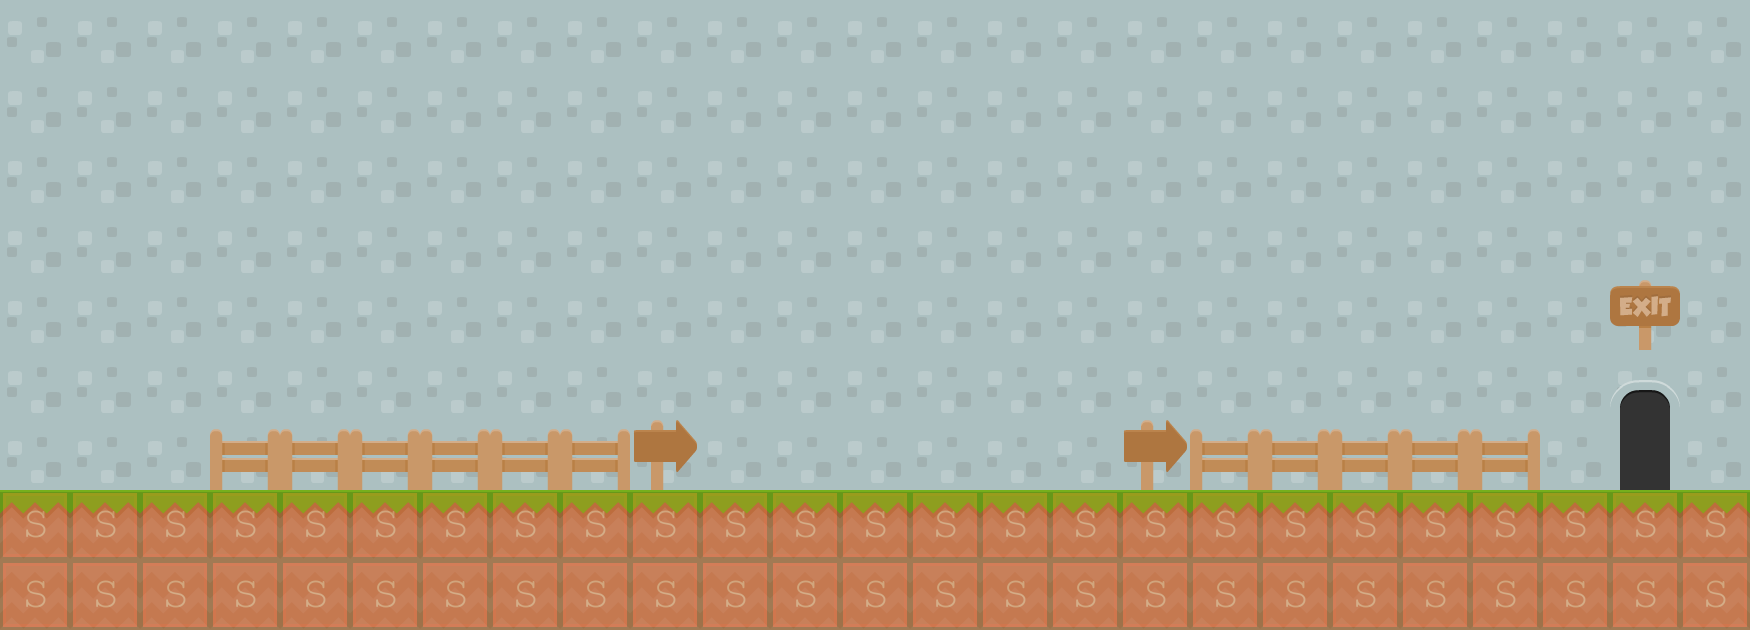

Below is a game level as drawn by its tile map, then a one-line description and the .tmx that defines it (tile-layer data replaced by summaries):
An orthogonal 25x9 tile map with 70x70 px tiles, 5 tile layers (background3, background2, background1, collision, ...), 2 tilesets and 3 objects (2x BadGuy, levelTrigger).

<map version="1.0" orientation="orthogonal" renderorder="right-down" width="25" height="9" tilewidth="70" tileheight="70" backgroundcolor="#0db7d1">
 <tileset firstgid="1" name="background-tiles" tilewidth="70" tileheight="70">
  <image source="../img/background-tiles.png" width="910" height="910" />
 </tileset>
 <tileset firstgid="170" name="meta-tiles" tilewidth="70" tileheight="70">
  <image source="../img/meta-tiles.png" width="350" height="70" />
  <tile id="4">
   <properties>
    <property name="type" value="solid" />
   </properties>
  </tile>
 </tileset>
 <layer name="background3" width="25" height="9">
  <data>[225 cells, 8 non-empty, 1 distinct tile ids]</data>
 </layer>
 <layer name="background2" width="25" height="9">
  <data>[225 cells, 225 non-empty, 1 distinct tile ids]</data>
 </layer>
 <layer name="background1" width="25" height="9">
  <data>[225 cells, 52 non-empty, 4 distinct tile ids]</data>
 </layer>
 <layer name="collision" width="25" height="9" opacity="0.2">
  <data>[225 cells, 50 non-empty, 1 distinct tile ids]</data>
 </layer>
 <objectgroup name="trigger-entities">
  <object name="levelTrigger" x="1614" y="351.667" width="61" height="136">
   <properties>
    <property name="level" value="JLevel02" />
    <property name="xSpawn" value="360" />
    <property name="ySpawn" value="0" />
   </properties>
  </object>
 </objectgroup>
 <layer name="foreground1" width="25" height="9">
  <data>[225 cells, 14 non-empty, 3 distinct tile ids]</data>
 </layer>
 <objectgroup name="EnemyEntities">
  <object name="BadGuy" x="774" y="422" width="276" height="62" />
  <object name="BadGuy" x="1262" y="418" width="276" height="68" />
 </objectgroup>
</map>
